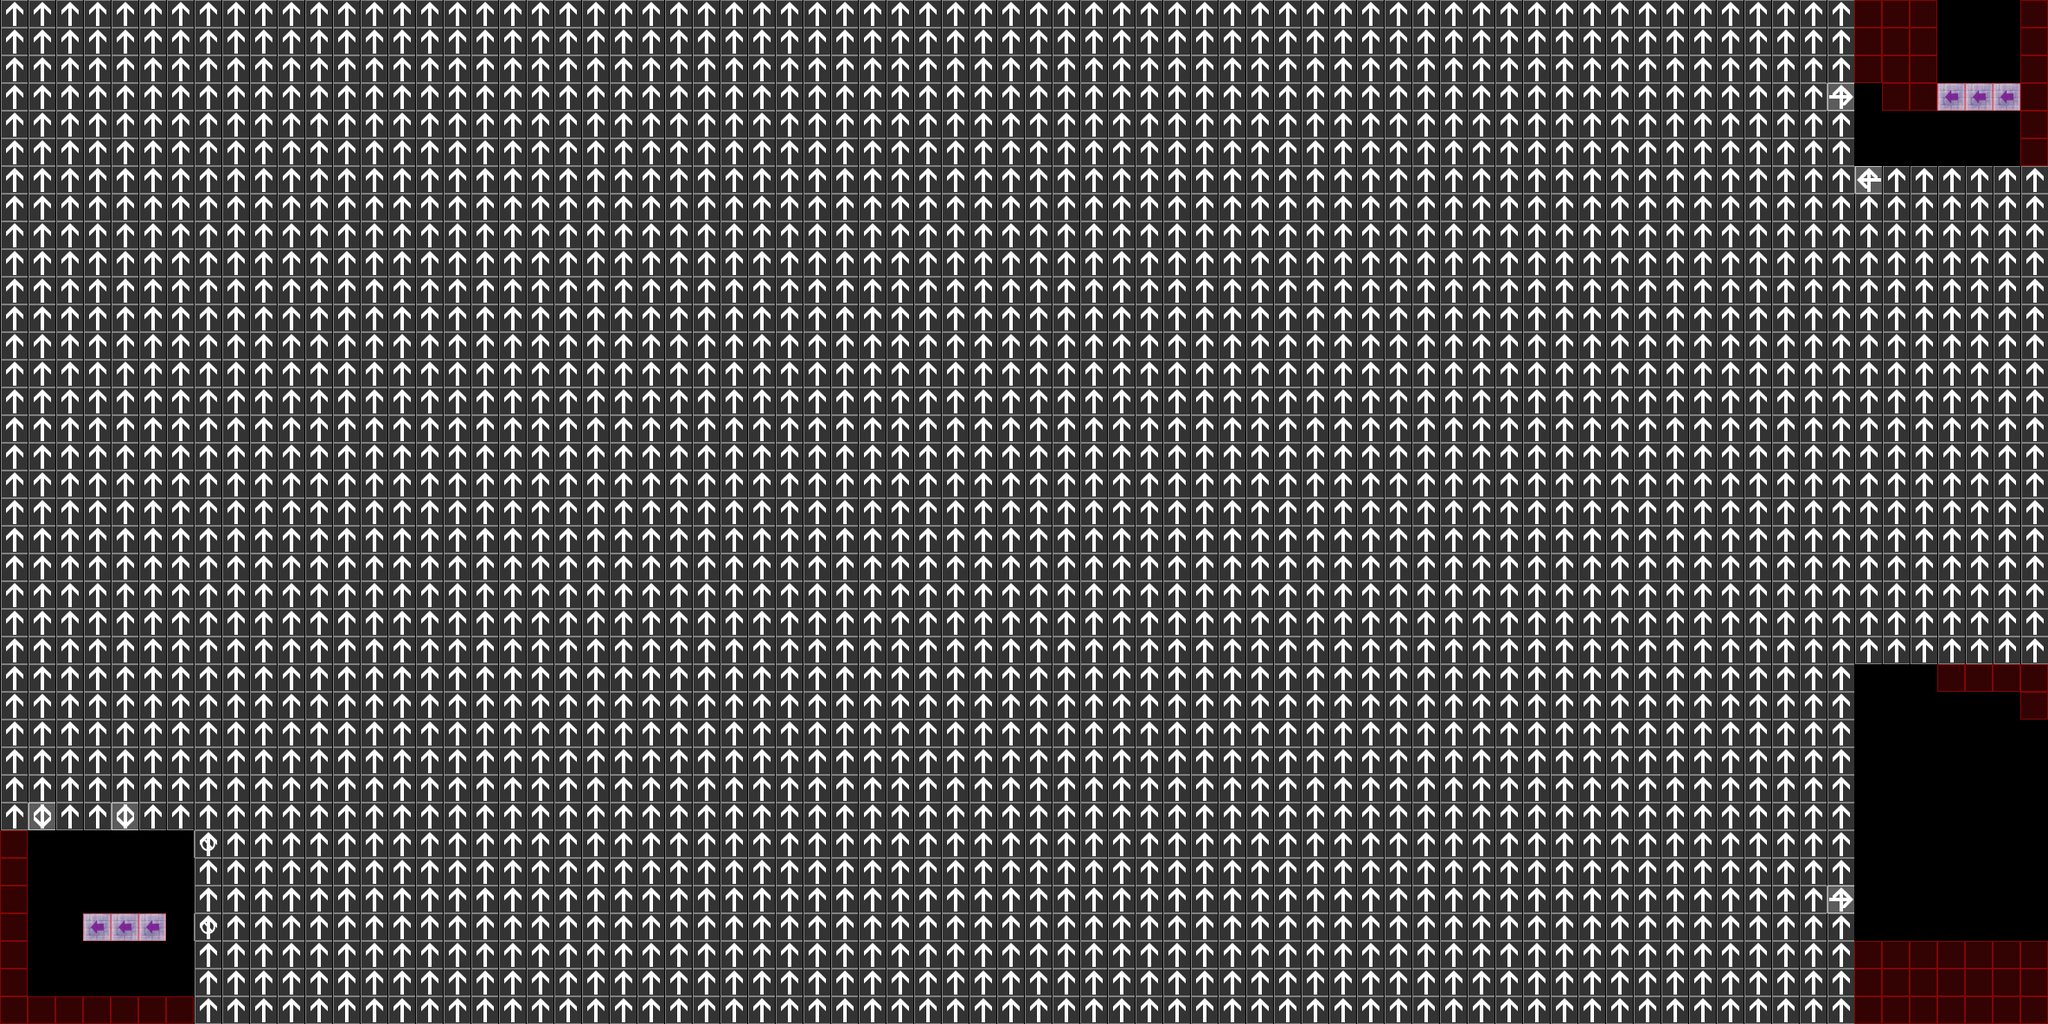

This is a level from a 2D game, rendered from its Tiled map with the project's own tilesets. A one-line summary and the map file follow, with tile-layer data summarised:
An orthogonal 74x37 tile map with 32x32 px tiles, 3 tile layers (terrain, collision, notation), 2 tilesets.

<map version="1.2" tiledversion="1.2.4" orientation="orthogonal" renderorder="left-down" width="74" height="37" tilewidth="32" tileheight="32" infinite="0" nextlayerid="7" nextobjectid="38">
 <tileset firstgid="1" source="meta.tsx" />
 <tileset firstgid="226" source="scene_1.tsx" />
 <layer id="4" name="terrain" width="74" height="37">
  <data>[2738 cells, 6 non-empty, 1 distinct tile ids]</data>
 </layer>
 <layer id="5" name="collision" width="74" height="37">
  <data>[2738 cells, 2629 non-empty, 5 distinct tile ids]</data>
 </layer>
 <layer id="6" name="notation" width="74" height="37">
  <data>[2738 cells, 18 non-empty, 6 distinct tile ids]</data>
 </layer>
</map>